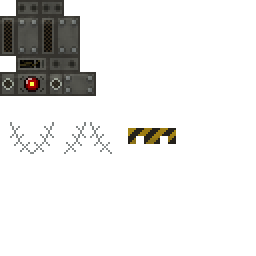
#> input picture assets/minecraft/optifine/random/entity/bat2.png, 128 x 128 px, given in place of reactor_vent_same_design_medium.png, which was not available (shown 2 times larger)
$ python build_pale_oak_cable_family.py
#> lines starting #> are read from the running program, lines starting #| are printed output that depends on the picture; pictures that were not available may be replaced by others from this repository, and a replacement may not be noted
### tools/build_copper_utilities_family.py
#!/usr/bin/env python3
"""Build Minecraft 26.2 copper utilities from existing Last Days machinery.

Existing Last Days iron utilities define the ruined construction. Existing
Last Days copper blocks define each oxidation palette. Mojang assets contribute
only current UV/alpha structure.
"""

from __future__ import annotations

import argparse
import bisect
import json
import math
import shutil
from dataclasses import dataclass
from pathlib import Path
from zipfile import ZipFile

from PIL import Image, ImageDraw

from build_shelf_family import luminance, read_jar_image, transfer_structure
from finalize_generated_block_texture import quantize_rgba


@dataclass(frozen=True)
class AssetSpec:
    target: str
    vanilla_base: str
    styled_base: str
    palette: str | None
    preserve_warm_light: bool = False


OXIDATION = (
    ("copper", "copper_block"),
    ("exposed_copper", "exposed_copper"),
    ("weathered_copper", "weathered_copper"),
    ("oxidized_copper", "oxidized_copper"),
)


def build_specs() -> tuple[AssetSpec, ...]:
    specs: list[AssetSpec] = [
        AssetSpec("iron_chain", "iron_chain", "chain", None),
        AssetSpec("copper_torch", "torch", "torch", "copper_block", True),
    ]

    for prefix, palette in OXIDATION:
        specs.extend(
            (
                AssetSpec(
                    f"{prefix}_bars",
                    "iron_bars",
                    "iron_bars",
                    palette,
                ),
                AssetSpec(
                    f"{prefix}_chain",
                    "iron_chain",
                    "chain",
                    palette,
                ),
                AssetSpec(
                    f"{prefix}_lantern",
                    "lantern",
                    "lantern",
                    palette,
                    True,
                ),
            )
        )

    for target_prefix, palette in (
        ("exposed", "exposed_copper"),
        ("weathered", "weathered_copper"),
        ("oxidized", "oxidized_copper"),
    ):
        specs.append(
            AssetSpec(
                f"{target_prefix}_lightning_rod",
                "lightning_rod",
                "lightning_rod",
                palette,
            )
        )
    return tuple(specs)


SPECS = build_specs()


def resolve_from(root: Path, path: Path) -> Path:
    return path.resolve() if path.is_absolute() else (root / path).resolve()


# [238 lines left out: functions visible_luminances, palette_ramp, apply_ranked_palette, checkerboard, write_preview, parse_args and 1 more, not called in this run]


# [2 lines that do not run on import are left out]

### tools/build_pale_oak_cable_family.py
#!/usr/bin/env python3
"""Build a complete Pale Oak family around the approved cable-channel design."""

from __future__ import annotations

import argparse
import json
import shutil
from pathlib import Path

from PIL import Image, ImageDraw, ImageEnhance, ImageFilter

from build_copper_utilities_family import apply_ranked_palette
from build_pale_oak_family import write_preview


ROOT = Path(__file__).resolve().parents[1]
TEXTURES = ROOT / "assets/minecraft/textures"
WORK = ROOT / "workbench/26.2/pixellab_pale_oak"
APPROVED_SIDE = WORK / "reactor_vent_same_design_medium.png"

PALETTE = {
    "black": (46, 44, 40),
    "shadow": (57, 54, 49),
    "body": (69, 65, 59),
    "raised": (81, 76, 69),
    "highlight": (96, 90, 81),
    "light": (113, 106, 95),
    "bright": (133, 124, 112),
}


def parse_args() -> argparse.Namespace:
    parser = argparse.ArgumentParser(description=__doc__)
    parser.add_argument(
        "--candidate-root",
        type=Path,
        default=WORK / "cable_family",
    )
    parser.add_argument("--apply", action="store_true")
    return parser.parse_args()


# [5 lines left out: function rgba_with_alpha, not called in this run]


def coherent_finish(image: Image.Image, reference: Image.Image) -> Image.Image:
    """Add only broad two-value shading, never salt-and-pepper noise."""
    rgba = image.convert("RGBA")
    shade = (
        reference.convert("L")
        .resize(rgba.size, Image.Resampling.NEAREST)
        .filter(ImageFilter.GaussianBlur(radius=2.0))
    )
    values = list(shade.get_flattened_data())
    average = sum(values) / max(len(values), 1)
    source = rgba.load()
    field = shade.load()
    output = Image.new("RGBA", rgba.size)
    target = output.load()
    for y_coord in range(rgba.height):
        for x_coord in range(rgba.width):
            red, green, blue, alpha = source[x_coord, y_coord]
            adjustment = 2 if field[x_coord, y_coord] >= average else -2
            target[x_coord, y_coord] = (
                max(0, min(255, red + adjustment)),
                max(0, min(255, green + adjustment)),
                max(0, min(255, blue + adjustment)),
                alpha,
            )
    return output


# [40 lines left out: functions cable_core, cable_slice_top, not called in this run]


def cable_planks(reference: Image.Image) -> Image.Image:
    image = Image.new("RGBA", (32, 32), (*PALETTE["body"], 255))
    draw = ImageDraw.Draw(image)
    for row, y_coord in enumerate((0, 8, 16, 24)):
        body = PALETTE["body"] if row % 2 == 0 else PALETTE["raised"]
        draw.rectangle((0, y_coord, 31, y_coord + 7), fill=body)
        draw.line((0, y_coord, 31, y_coord), fill=PALETTE["light"])
        draw.line((0, y_coord + 7, 31, y_coord + 7), fill=PALETTE["black"])
        draw.rectangle((3, y_coord + 2, 28, y_coord + 5), fill=PALETTE["shadow"])
        draw.line((4, y_coord + 2, 27, y_coord + 2), fill=PALETTE["highlight"])
        bracket_x = 6 if row % 2 == 0 else 24
        draw.rectangle(
            (bracket_x, y_coord + 2, bracket_x + 2, y_coord + 5),
            fill=PALETTE["light"],
        )
        draw.point((bracket_x + 1, y_coord + 3), fill=PALETTE["black"])
    return coherent_finish(image, reference)


# [66 lines left out: functions stripped_cable_side, door_half, cable_trapdoor, not called in this run]


def transformed(source: Image.Image, palette: Image.Image) -> Image.Image:
    return apply_ranked_palette(source.convert("RGBA"), palette.convert("RGBA"))


def main() -> int:
    args = parse_args()
    candidate_root = args.candidate_root.resolve()
    backup_root = candidate_root / "before_cable_family"
    candidate_root.mkdir(parents=True, exist_ok=True)

    approved = Image.open(APPROVED_SIDE).convert("RGBA")
#> approved is the input picture: PIL image 128x128 RGBA; mean R, G, B, A 9.4, 8.9, 7.8, 32.6
    planks = cable_planks(approved)
#> in cable_planks, `image = Image.new("RGBA", (32, 32), (*PALETTE["body"], 255))`:
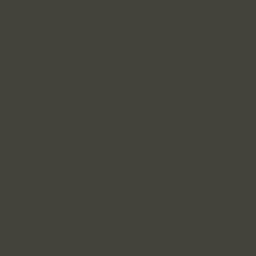
#> image: PIL image 32x32 RGBA (shown 8 times larger); mean R, G, B, A 69, 65, 59, 255
#> in coherent_finish, `rgba = image.convert("RGBA")`:
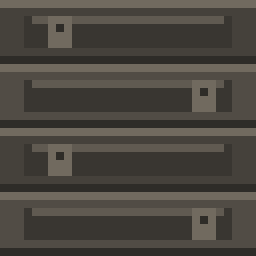
#> rgba: PIL image 32x32 RGBA (shown 8 times larger); mean R, G, B, A 74.4, 70.1, 63.3, 255
#> in coherent_finish, `shade = ( reference.convert("L") .resize(rgba.size, Image.Resampling.N..`:
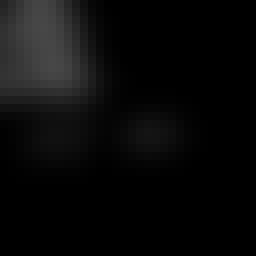
#> shade: PIL image 32x32 L (shown 8 times larger); min 0, max 71, mean 9.7
    stripped_side = stripped_cable_side(approved)
    core: dict[str, Image.Image] = {
        "block/pale_oak_log.png": approved,
        "block/pale_oak_log_top.png": cable_slice_top(approved),
        "block/stripped_pale_oak_log.png": stripped_side,
        "block/stripped_pale_oak_log_top.png": cable_slice_top(approved, exposed=True),
        "block/pale_oak_planks.png": planks,
        "block/pale_oak_door_bottom.png": door_half(
            approved,
            TEXTURES / "block/pale_oak_door_bottom.png",
            top=False,
        ),
        "block/pale_oak_door_top.png": door_half(
            approved,
            TEXTURES / "block/pale_oak_door_top.png",
            top=True,
        ),
        "block/pale_oak_trapdoor.png": cable_trapdoor(
            approved,
            TEXTURES / "block/pale_oak_trapdoor.png",
        ),
    }

    paths = sorted(TEXTURES.rglob("*pale_oak*.png"))
    previews: dict[str, dict[str, Image.Image]] = {
        "blocks": {},
        "objects": {},
        "particles": {},
    }
    results: list[dict[str, object]] = []
    for source_path in paths:
        relative = source_path.relative_to(TEXTURES).as_posix()
        if relative in core:
            candidate = core[relative]
            method = "custom cable-channel master"
        else:
            source = Image.open(source_path).convert("RGBA")
            palette = planks if "particle/" not in relative else approved
            candidate = transformed(source, palette)
            method = "current Last Days structure with cable-channel palette"

        candidate_path = candidate_root / relative
        candidate_path.parent.mkdir(parents=True, exist_ok=True)
        candidate.save(candidate_path, optimize=True)
        group = (
            "particles"
            if relative.startswith("particle/")
            else "blocks"
            if relative.startswith("block/")
            else "objects"
        )
        previews[group][relative] = candidate

        status = "candidate"
        if args.apply:
            backup = backup_root / relative
            backup.parent.mkdir(parents=True, exist_ok=True)
            if not backup.exists():
                shutil.copy2(source_path, backup)
            shutil.copy2(candidate_path, source_path)
            status = "applied"
        results.append(
            {
                "asset": source_path.as_posix(),
                "candidate": candidate_path.as_posix(),
                "size": list(candidate.size),
                "method": method,
                "status": status,
            }
        )

    write_preview(
        previews["blocks"],
        candidate_root / "pale_oak_cable_blocks_preview.png",
        columns=4,
        tile_size=160,
    )
    write_preview(
        previews["objects"],
        candidate_root / "pale_oak_cable_objects_preview.png",
        columns=4,
        tile_size=128,
    )
    write_preview(
        previews["particles"],
        candidate_root / "pale_oak_cable_particles_preview.png",
        columns=6,
        tile_size=96,
    )
    (candidate_root / "manifest.json").write_text(
        json.dumps(
            {
                "role": "Pale Oak as abandoned cable-channel and utility-bus family",
                "approved_reference": APPROVED_SIDE.as_posix(),
                "assets": results,
            },
            indent=2,
        )
        + "\n",
        encoding="utf-8",
    )
    print(f"Built {len(results)} Pale Oak cable-family textures")
    print(f"Candidates: {candidate_root}")
    if args.apply:
        print("Applied complete family")
    return 0


if __name__ == "__main__":
#> (the run stopped early here; a loop or call above may not have finished)
